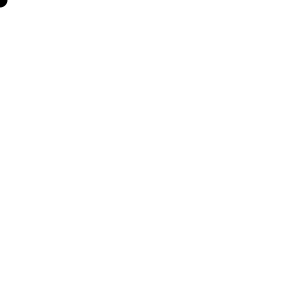
Frame 1 (no input)
Frame 60 (the mouse pressed at the canvas centre just before this capture): identical to frame 1, image omitted
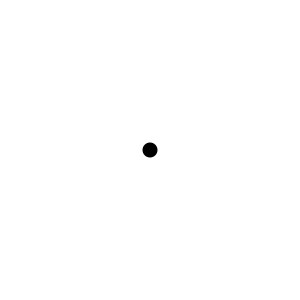
Frame 120 (the mouse held since frame 60 and released just before this capture)

The Processing sketch that drew these frames (run headless with seeded random() and noise(); from frame 60 on, the mouse is pressed at the canvas centre):

// Processing sketch: processing_99881
// ── processing_99881.pde

int circ = 0;

void setup() {
  size(300, 300);
  fill(0, 100);
  smooth();
  noStroke();
}

void draw() {
  background(255);
  fill(circ);
  ellipse(mouseX, mouseY, 15, 15);
}
 
void mouseClicked() {
  if (circ == 0) {
    circ = 255;
  } else {
    circ = 0;
  }
}
